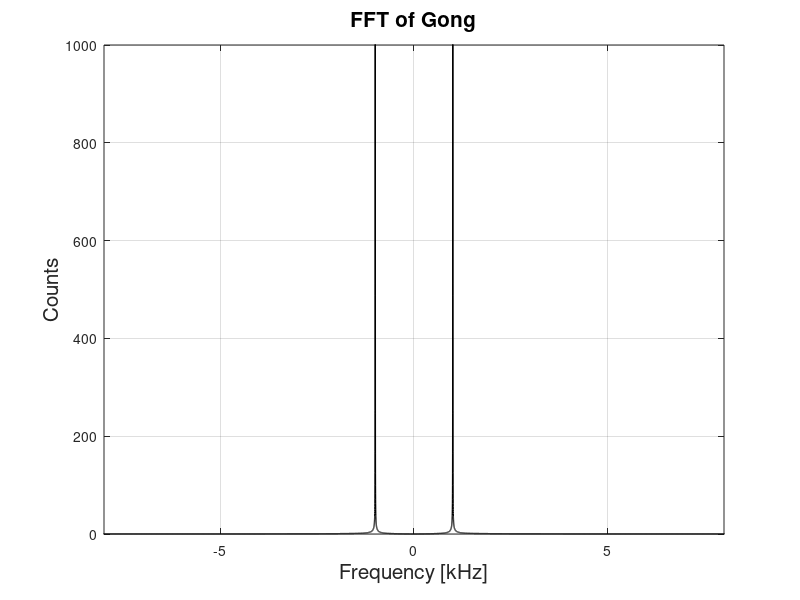

This chart was generated by the following MATLAB code:
clear; close all; clc;

%Generate Sine Wave
fs = 44100; %Hz
time = 1; %second
t = linspace(0,fs*time,fs/time);
f = 1000; %Hz (middle C)
y = sin(2.*pi.*f.*t);

sound(y,fs)

freq=linspace(-fs/2000,fs/2000,length(y));
Y = fftshift(abs(fft(y)));

plot(freq,Y,'LineWidth',1,'Color','black');
axis([-8 8 0 1000]); grid on;
xlabel('Frequency [kHz]','Fontsize',15); ylabel('Counts','Fontsize',15)
title('FFT of Gong','Fontsize',15)